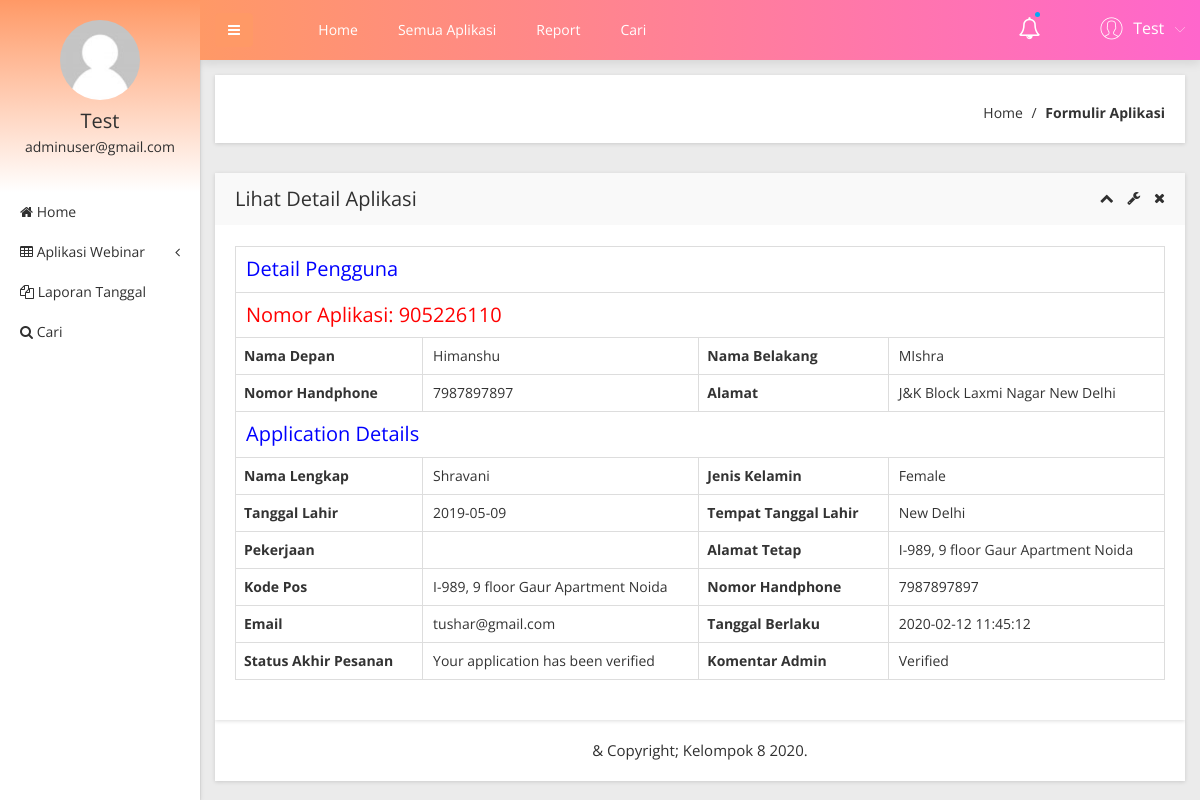
Page /admin/view-application-detail.php?viewid=1 (signed in) on the committed database.
### tables this page shows
CREATE TABLE `tblapplication` (
  `ID` int(10) NOT NULL,
  `UserID` int(5) NOT NULL,
  `ApplicationID` varchar(200) DEFAULT NULL,
  `DateofBirth` varchar(200) DEFAULT NULL,
  `Gender` varchar(50) DEFAULT NULL,
  `FullName` varchar(200) DEFAULT NULL,
  `PlaceofBirth` varchar(200) DEFAULT NULL,
  `NameofFather` varchar(200) DEFAULT NULL,
  `PermanentAdd` mediumtext DEFAULT NULL,
  `PostalAdd` mediumtext DEFAULT NULL,
  `MobileNumber` bigint(10) DEFAULT NULL,
  `Email` varchar(200) DEFAULT NULL,
  `Dateofapply` timestamp NULL DEFAULT current_timestamp(),
  `Remark` varchar(200) DEFAULT NULL,
  `Status` varchar(50) DEFAULT NULL,
  `UpdationDate` timestamp NULL DEFAULT NULL ON UPDATE current_timestamp()
);

CREATE TABLE `tbluser` (
  `ID` int(10) NOT NULL,
  `FirstName` varchar(200) DEFAULT NULL,
  `LastName` varchar(200) DEFAULT NULL,
  `MobileNumber` bigint(10) DEFAULT NULL,
  `Address` mediumtext DEFAULT NULL,
  `Password` varchar(200) NOT NULL,
  `RegDate` timestamp NULL DEFAULT current_timestamp()
);

### admin/view-application-detail.php (the view, shortened to what this page needs)
<?php
include('includes/dbconnection.php');
if (strlen($_SESSION['obcsaid']==0)) {
  header('location:logout.php');
  } else{
  ?>
<!doctype html>
<html class="no-js" lang="en">
<head>
    <link rel="stylesheet" href="css/bootstrap.min.css">
    <link rel="stylesheet" href="css/font-awesome.min.css">
    <link rel="stylesheet" href="css/adminpro-custon-icon.css">
    <link rel="stylesheet" href="css/meanmenu.min.css">
    <link rel="stylesheet" href="css/jquery.mCustomScrollbar.min.css">
    <link rel="stylesheet" href="css/animate.css">
    <link rel="stylesheet" href="css/data-table/bootstrap-table.css">
    <link rel="stylesheet" href="css/data-table/bootstrap-editable.css">
    <link rel="stylesheet" href="css/normalize.css">
    <link rel="stylesheet" href="css/c3.min.css">
    <link rel="stylesheet" href="style.css">
    <link rel="stylesheet" href="css/responsive.css">
</head>
<body class="materialdesign">
    <div class="wrapper-pro">
      <?php include_once('includes/sidebar.php');?>
        <?php include_once('includes/header.php');?>
            <div class="breadcome-area mg-b-30 small-dn">
                <div class="container-fluid">
                    <div class="row">
                        <div class="col-lg-12">
                            <div class="breadcome-list shadow-reset">
                                <div class="row">
                                    <div class="col-lg-12">
                                        <ul class="breadcome-menu">
                                            <li><a href="dashboard.php">Home</a> <span class="bread-slash">/</span>
                                            </li>
                                            <li><span class="bread-blod">Formulir Aplikasi</span>
                                            </li>
                                        </ul>
                                    </div>
                                </div>
                            </div>
                        </div>
                    </div>
                </div>
            </div>
            <div class="data-table-area mg-b-15">
                <div class="container-fluid">
                    <div class="row">
                        <div class="col-lg-12">
                            <div class="sparkline13-list shadow-reset">
                                <div class="sparkline13-hd">
                                    <div class="main-sparkline13-hd">
                                        <h1>Lihat <span class="table-project-n"> Detail</span> Aplikasi</h1>
                                        <div class="sparkline13-outline-icon">
                                            <span class="sparkline13-collapse-link"><i class="fa fa-chevron-up"></i></span>
                                            <span><i class="fa fa-wrench"></i></span>
                                            <span class="sparkline13-collapse-close"><i class="fa fa-times"></i></span>
                                        </div>
                                    </div>
                                </div>
                                <div class="sparkline13-graph">
                                    <div class="datatable-dashv1-list custom-datatable-overright">
                                         <?php
                               $vid=$_GET['viewid'];
$sql="SELECT tblapplication.*,tbluser.FirstName,tbluser.LastName,tbluser.MobileNumber,tbluser.Address from  tblapplication join  tbluser on tblapplication.UserID=tbluser.ID where tblapplication.ID=:vid";
$query = $dbh -> prepare($sql);
$query-> bindParam(':vid', $vid, PDO::PARAM_STR);
$query->execute();
$results=$query->fetchAll(PDO::FETCH_OBJ);
$cnt=1;
if($query->rowCount() > 0)
{
foreach($results as $row)
{               ?>
                                <table border="1" class="table table-bordered">
 <tr align="center">
<td colspan="4" style="font-size:20px;color:blue">
Detail Pengguna</td></tr>
<tr align="center">
<td colspan="4" style="font-size:20px;color:red">
Nomor Aplikasi:  <?php  echo $row->ApplicationID;?></td></tr>
    <tr>
    <th scope>Nama Depan</th>
    <td><?php  echo $row->FirstName;?></td>
    <th scope>Nama Belakang</th>
    <td><?php  echo $row->LastName;?></td>
  </tr>
  <tr>
    <th scope>Nomor Handphone</th>
    <td><?php  echo $row->MobileNumber;?></td>
    <th>Alamat</th>
    <td><?php  echo $row->Address;?></td>
  </tr>
<tr align="center">
<td colspan="4" style="font-size:20px;color:blue">
 Application Details</td></tr>
 <tr>
    <th scope>Nama Lengkap</th>
    <td><?php  echo $row->FullName;?></td>
    <th scope>Jenis Kelamin</th>
    <td><?php  echo $row->Gender;?></td>
  </tr>
   <tr>
    <th scope>Tanggal Lahir</th>
    <td><?php  echo $row->DateofBirth;?></td>
    <th scope>Tempat Tanggal Lahir</th>
    <td><?php  echo $row->PlaceofBirth;?></td>
  </tr>
  <tr>
    <th scope>Pekerjaan</th>
    <td><?php  echo $row->Pekerjaan;?></td>
    <th scope>Alamat Tetap</th>
    <td><?php  echo $row->PermanentAdd;?></td>
  </tr>
   <tr>
    <th scope>Kode Pos</th>
    <td><?php  echo $row->PostalAdd;?></td>
    <th scope>Nomor Handphone</th>
    <td><?php  echo $row->MobileNumber;?></td>
  </tr>
   <tr>
    <th scope>Email</th>
    <td><?php  echo $row->Email;?></td>
    <th scope>Tanggal Berlaku</th>
    <td><?php  echo $row->Dateofapply;?></td>
  </tr>
  <tr>
     <th>Status Akhir Pesanan</th>
    <td> <?php  $status=$row->Status;
if($row->Status=="Verified")
{
  echo "Your application has been verified";
}
     ;?></td>
     <th >Komentar Admin</th>
    <?php if($row->Status==""){ ?>
                     <td><?php echo "Your application has still pending"; ?></td>
<?php } else { ?>                  <td><?php  echo htmlentities($row->Status);?>
                  </td>
                  <?php } ?>
  </tr>
  <?php $cnt=$cnt+1;}} ?>
</table>
                    </div>
                </div>
            </div>
        </div>
    </div>
  <?php include_once('includes/footer.php');?>
</body>
</html><?php }  ?>

### admin/includes/sidebar.php (shortened to what this page needs)
     <?php
include('includes/dbconnection.php');
if (strlen($_SESSION['obcsaid']==0)) {
  header('location:logout.php');
  } else{
  ?>
  <div class="left-sidebar-pro">
            <nav id="sidebar">
                <div class="sidebar-header">
                    <a href="#"><img src="img/message/avatar.jpg" alt="" />
                    </a>
                    <?php
$aid=$_SESSION['obcsaid'];
$sql="SELECT AdminName,Email from  tbladmin where ID=:aid";
$query = $dbh -> prepare($sql);
$query->bindParam(':aid',$aid,PDO::PARAM_STR);
$query->execute();
$results=$query->fetchAll(PDO::FETCH_OBJ);
$cnt=1;
if($query->rowCount() > 0)
{
foreach($results as $row)
{               ?>
                    <h3> <?php  echo $row->AdminName;?></h3>
                    <p> <?php  echo $row->Email;?></p>
                  <?php $cnt=$cnt+1;}} ?>
                </div>
                <div class="left-custom-menu-adp-wrap">
                    <ul class="nav navbar-nav left-sidebar-menu-pro">
                        <li class="nav-item">
                            <a href="dashboard.php" role="button" aria-expanded="false"><i class="fa big-icon fa-home"></i> <span class="mini-dn">Home</span> </a>
                        </li>
                        <li class="nav-item"><a href="#" data-toggle="dropdown" role="button" aria-expanded="false" class="nav-link dropdown-toggle"><i class="fa big-icon fa-table"></i> <span class="mini-dn">Aplikasi Webinar</span> <span class="indicator-right-menu mini-dn"><i class="fa indicator-mn fa-angle-left"></i></span></a>
                        </li>
                        <li class="nav-item">
                            <a href="between-dates-report.php" role="button" aria-expanded="false"><i class="fa big-icon fa-files-o"></i> <span class="mini-dn">Laporan Tanggal</span> </a>
                        </li>
                        <li class="nav-item">
                            <a href="search.php" role="button" aria-expanded="false"><i class="fa fa-search"></i> <span class="mini-dn">Cari</span> </a>
                        </li>
                    </ul>
                </div>
            </nav>
        </div>
        <?php }  ?>

### admin/includes/header.php (shortened to what this page needs)
      <?php
include('includes/dbconnection.php');
if (strlen($_SESSION['obcsaid']==0)) {
  header('location:logout.php');
  } else{
  ?>
 <div class="content-inner-all">
            <div class="header-top-area">
                <div class="fixed-header-top">
                    <div class="container-fluid">
                        <div class="row">
                            <div class="col-lg-1 col-md-6 col-sm-6 col-xs-12">
                                <button type="button" id="sidebarCollapse" class="btn bar-button-pro header-drl-controller-btn btn-info navbar-btn">
                                    <i class="fa fa-bars"></i>
                                </button>
                            </div>
                            <div class="col-lg-6 col-md-1 col-sm-1 col-xs-12">
                                <div class="header-top-menu tabl-d-n">
                                    <ul class="nav navbar-nav mai-top-nav">
                                        <li class="nav-item"><a href="dashboard.php" class="nav-link">Home</a>
                                        </li>
                                        <li class="nav-item"><a href="all-birth-application.php" class="nav-link">Semua Aplikasi</a>
                                        </li>
                                        <li class="nav-item"><a href="between-dates-report.php" class="nav-link">Report</a>
                                        </li>
                                        <li class="nav-item"><a href="search.php" class="nav-link">Cari</a>
                                        </li>
                                    </ul>
                                </div>
                            </div>
                            <div class="col-lg-5 col-md-5 col-sm-6 col-xs-12">
                                <div class="header-right-info">
                                    <ul class="nav navbar-nav mai-top-nav header-right-menu">
                                        <li class="nav-item"><a href="new-birth-application.php" data-toggle="dropdown" role="button" aria-expanded="false" class="nav-link dropdown-toggle"><i class="fa fa-bell-o" aria-hidden="true"></i><span class="indicator-nt"></span></a>
                                        </li>
                                        <li class="nav-item">
                                            <a href="#" data-toggle="dropdown" role="button" aria-expanded="false" class="nav-link dropdown-toggle">
                                                <?php
$aid=$_SESSION['obcsaid'];
$sql="SELECT AdminName,Email from  tbladmin where ID=:aid";
$query = $dbh -> prepare($sql);
$query->bindParam(':aid',$aid,PDO::PARAM_STR);
$query->execute();
$results=$query->fetchAll(PDO::FETCH_OBJ);
$cnt=1;
if($query->rowCount() > 0)
{
foreach($results as $row)
{               ?>
                                        <li class="nav-item">
                                            <a href="#" data-toggle="dropdown" role="button" aria-expanded="false" class="nav-link dropdown-toggle">
                                                <span class="adminpro-icon adminpro-user-rounded header-riht-inf"></span>
                                                <span class="admin-name"><?php  echo $row->AdminName;?></span>
                                                <span class="author-project-icon adminpro-icon adminpro-down-arrow"></span><?php $cnt=$cnt+1;}} ?>
                                            </a>
                                        </li>
                                    </ul>
                                </div>
                            </div>
                        </div>
                    </div>
                </div>
            </div><?php }  ?>

### rows in the picture
tblapplication: ApplicationID "905226110", UserID.FirstName "Himanshu", UserID.LastName "MIshra", UserID.MobileNumber "7987897897", UserID.Address "J&K Block Laxmi Nagar New Delhi", FullName "Shravani", Gender "Female", DateofBirth "2019-05-09", PlaceofBirth "New Delhi", PermanentAdd "I-989, 9 floor Gaur Apartment Noida", PostalAdd "I-989, 9 floor Gaur Apartment Noida", Email "tushar@gmail.com", Dateofapply "2020-02-12 11:45:12", shows "Your application has been verified", Status "Verified"

### other values in the picture
$row->AdminName "Test"
$row->Email "adminuser@gmail.com"
